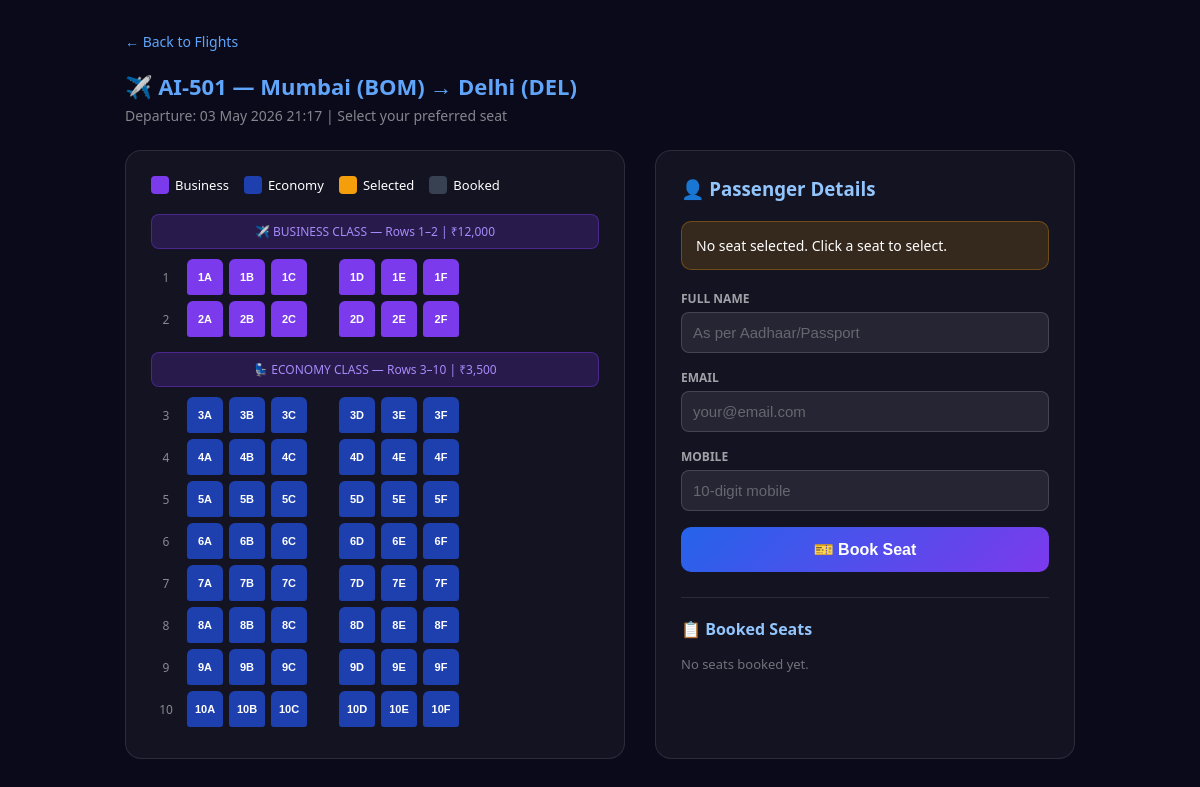
The page /seats.php?flight=1 on the database its author committed.
### tables this page shows
CREATE TABLE IF NOT EXISTS flights (
    id INT AUTO_INCREMENT PRIMARY KEY,
    flight_no VARCHAR(10) UNIQUE NOT NULL,
    origin VARCHAR(100) NOT NULL,
    destination VARCHAR(100) NOT NULL,
    departure DATETIME NOT NULL,
    arrival DATETIME NOT NULL,
    aircraft VARCHAR(50) DEFAULT 'Boeing 737',
    total_seats INT DEFAULT 60,
    price_economy DECIMAL(8,2) DEFAULT 3500.00,
    price_business DECIMAL(8,2) DEFAULT 12000.00,
    status ENUM('scheduled','boarding','departed','cancelled') DEFAULT 'scheduled'
);

### seats.php (the view, shortened to what this page needs)
<?php
require_once 'db.php';
$flight_id = (int)($_GET['flight'] ?? 0);
$flight = $pdo->prepare("SELECT * FROM flights WHERE id=?");
$flight->execute([$flight_id]);
$f = $flight->fetch(PDO::FETCH_ASSOC);
$bookedSeats = [];
$rows = range(1, 10);
$cols = ['A','B','C','D','E','F'];
?>
<!DOCTYPE html><html>
<head><title>Select Seat - <?=htmlspecialchars($f['flight_no'])?></title>
</head>
<body>
<div style="max-width:950px;margin:auto">
<a href="index.php" class="back">← Back to Flights</a>
<h1>✈️ <?=htmlspecialchars($f['flight_no'])?> — <?=$f['origin']?> → <?=$f['destination']?></h1>
<div class="sub">Departure: <?=date('d M Y H:i',strtotime($f['departure']))?> | Select your preferred seat</div>
<div class="layout">
  <div class="plane">
    <div class="legend">
      <div class="leg"><div class="dot" style="background:#7c3aed"></div> Business</div>
      <div class="leg"><div class="dot" style="background:#1e40af"></div> Economy</div>
      <div class="leg"><div class="dot" style="background:#f59e0b"></div> Selected</div>
      <div class="leg"><div class="dot" style="background:#374151"></div> Booked</div>
    </div>
    <div class="class-divider">✈️ BUSINESS CLASS — Rows 1–2 | ₹<?=number_format($f['price_business'],0)?></div>
    <?php foreach ($rows as $row):
      $isBusiness = ($row <= 2);
      if ($row === 3): ?>
      <div class="class-divider" style="margin-top:15px">💺 ECONOMY CLASS — Rows 3–10 | ₹<?=number_format($f['price_economy'],0)?></div>
      <?php endif; ?>
      <div class="row-label">
        <div class="row-num"><?=$row?></div>
        <?php foreach ($cols as $ci => $col):
          $seatId = $row . $col;
          $isBooked = isset($bookedSeats[$seatId]);
          $cls = $isBusiness ? 'business' : 'economy';
          $classes = "seat $cls" . ($isBooked ? ' booked' : '');
        ?>
        <button class="<?=$classes?>" onclick="selectSeat('<?=$seatId?>')" <?=$isBooked?'disabled':''?> title="<?=$seatId?>"><?=$seatId?></button>
        <?php endforeach; ?>
      </div>
    <?php endforeach; ?>
  </div>
  <div class="form-card">
    <h3 style="margin-bottom:20px;color:#93c5fd">👤 Passenger Details</h3>
    <div class="selected-info" id="seatInfo">No seat selected. Click a seat to select.</div>
    <form method="post">
      <label>Full Name</label>
      <input type="text" name="name" placeholder="As per Aadhaar/Passport" required>
      <label>Email</label>
      <input type="email" name="email" placeholder="your@email.com" required>
      <label>Mobile</label>
      <input type="tel" name="mobile" placeholder="10-digit mobile" required>
      <button type="submit" id="bookBtn" disabled>🎫 Book Seat</button>
    </form>
    <div style="margin-top:25px;border-top:1px solid rgba(255,255,255,0.1);padding-top:20px">
      <h4 style="color:#93c5fd;margin-bottom:15px">📋 Booked Seats</h4>
      <?php
      $bookedList = $pdo->prepare("SELECT seat_number, seat_class, passenger_name FROM bookings WHERE flight_id=? ORDER BY seat_number");
      $bookedList->execute([$flight_id]);
      $bl = $bookedList->fetchAll(PDO::FETCH_ASSOC);
      if(empty($bl)): ?>
      <p style="color:rgba(255,255,255,0.4);font-size:13px">No seats booked yet.</p>
      <?php endif; ?>
    </div>
  </div>
</div>
</div>
</body></html>

### seats.php (style rules this page uses)
* { box-sizing:border-box;margin:0;padding:0 }
body { font-family:'Segoe UI',sans-serif;background:#0a0a1a;color:white;min-height:100vh;padding:30px 20px }
h1 { font-size:22px;color:#60a5fa;margin-bottom:5px }
.sub { color:rgba(255,255,255,0.5);font-size:14px;margin-bottom:25px }
.layout { display:grid;grid-template-columns:1fr 420px;gap:30px;max-width:950px;margin:auto }
.plane { background:rgba(255,255,255,0.04);border:1px solid rgba(255,255,255,0.1);border-radius:16px;padding:25px }
.legend { display:flex;gap:15px;margin-bottom:20px;font-size:13px;flex-wrap:wrap }
.leg { display:flex;align-items:center;gap:6px }
.dot { width:18px;height:18px;border-radius:4px }
.row-label { display:grid;grid-template-columns:30px repeat(3,36px) 20px repeat(3,36px);gap:6px;align-items:center;margin-bottom:6px }
.seat { width:36px;height:36px;border-radius:6px 6px 3px 3px;border:none;cursor:pointer;font-size:11px;font-weight:700;transition:transform .15s,opacity .15s }
.economy { background:#1e40af;color:white }
.business { background:#7c3aed;color:white }
.row-num { width:30px;text-align:center;font-size:12px;color:rgba(255,255,255,0.5) }
.class-divider { text-align:center;padding:8px;background:rgba(124,58,237,0.2);border:1px solid rgba(124,58,237,0.4);border-radius:8px;font-size:12px;color:#a78bfa;margin:10px 0 }
.form-card { background:rgba(255,255,255,0.04);border:1px solid rgba(255,255,255,0.1);border-radius:16px;padding:25px }
label { display:block;font-size:12px;font-weight:700;color:rgba(255,255,255,0.6);text-transform:uppercase;margin-bottom:5px }
input { width:100%;padding:11px;background:rgba(255,255,255,0.08);border:1px solid rgba(255,255,255,0.15);border-radius:8px;color:white;font-size:15px;margin-bottom:16px }
input::placeholder { color:rgba(255,255,255,0.3) }
.selected-info { background:rgba(245,158,11,0.15);border:1px solid rgba(245,158,11,0.3);border-radius:10px;padding:14px;margin-bottom:20px;font-size:14px }
button[type=submit] { width:100%;padding:13px;background:linear-gradient(135deg,#2563eb,#7c3aed);color:white;border:none;border-radius:10px;font-size:16px;font-weight:700;cursor:pointer }
a.back { color:#60a5fa;text-decoration:none;font-size:14px;display:inline-block;margin-bottom:20px }

### rows shown on the page
flights: flight_no "AI-501", origin "Mumbai (BOM)", destination "Delhi (DEL)", departure "03 May 2026 21:17", price_business "12,000", price_economy "3,500", row "3", seatId "3A", seatId "3B", seatId "3C", seatId "3D", seatId "3E", seatId "3F"

### other values the page prints
$row "1"
$seatId "1A"
$seatId "1B"
$seatId "1C"
$seatId "1D"
$seatId "1E"
$seatId "1F"
$row "2"
$seatId "2A"
$seatId "2B"
$seatId "2C"
$seatId "2D"
$seatId "2E"
$seatId "2F"
$row "4"
